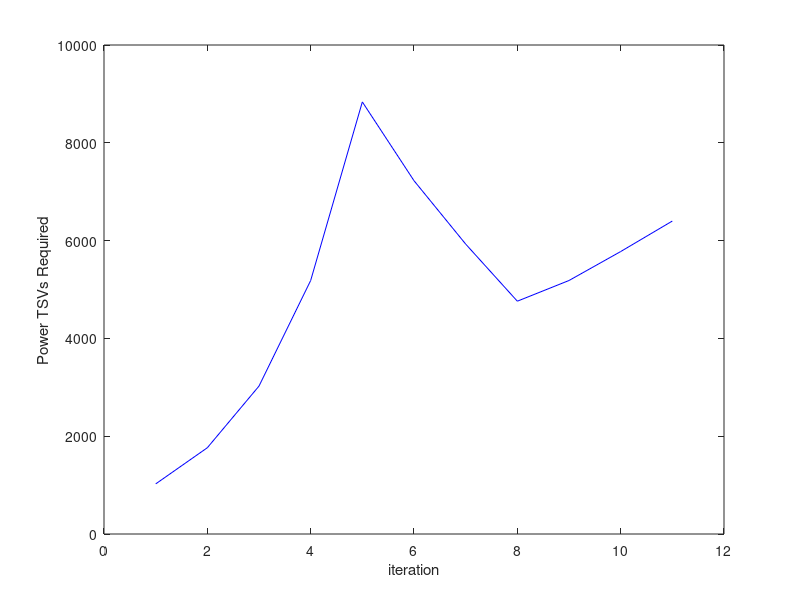
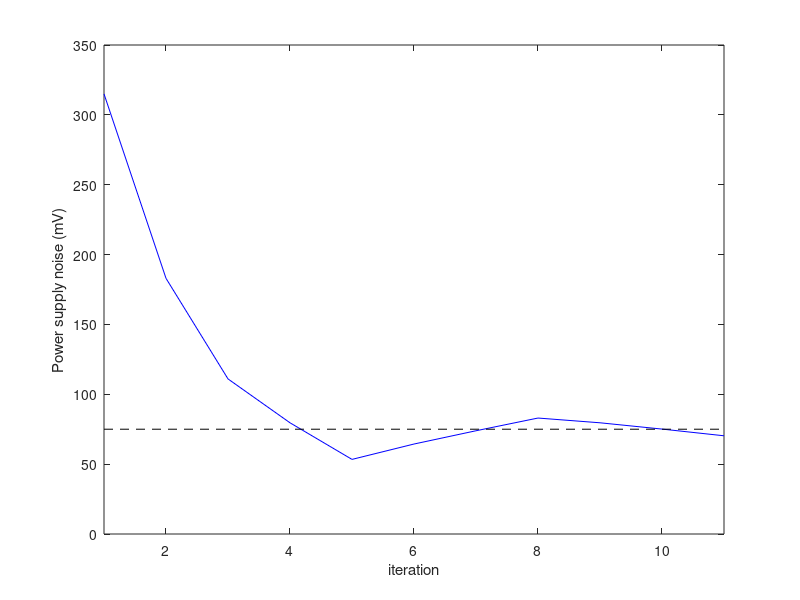

These charts were generated, in order, by the following MATLAB code: (Note: this script raises an error after producing the figures.)
npads = [1024 , 1764 , 3025 , 5184 , 8836 , 7225 , 5929 , 4761 , 5184 , 5776 , 6400 ];
psnm = [3.15E-01 , 1.83E-01 , 1.11E-01 , 7.96E-02 , 5.34E-02 , 6.44E-02 , 7.39E-02 , 8.30E-02 , 7.96E-02 , 7.51E-02 , 7.03E-02 ];
target = 0.075*ones(1,length(psnm));

figure(1)
clf
figure(1)
plot(npads,'b')
xlabel('iteration')
ylabel('Power TSVs Required')

figure(2)
clf
plot(psnm*1e3,'b')
hold on
plot(target*1e3,'k--')
xlabel('iteration')
ylabel('Power supply noise (mV)')
axis tight
ylim([0 350])
xlim([0 11])
xlim([1 11])

fixfigs(1:2,3,14,12)